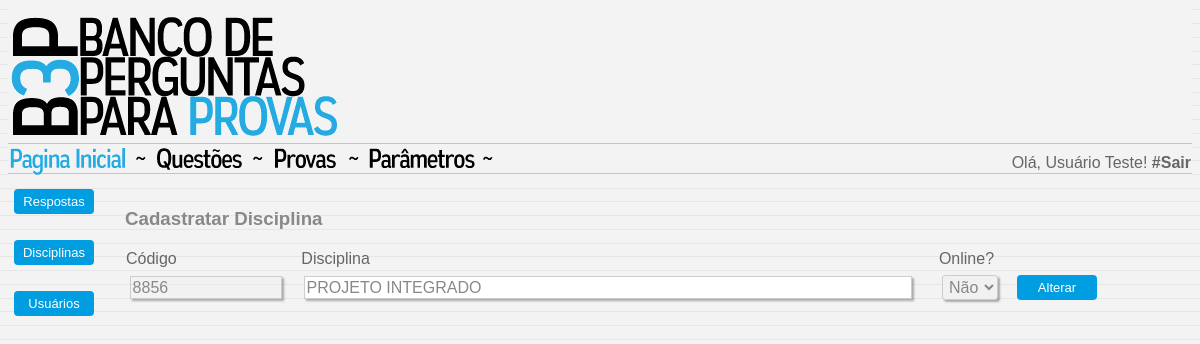
/disciplinas/alterar.php?codigoGet=8856 (signed in), run on the app's committed database.
### tables this page shows
CREATE TABLE `usuarios` (
  `codigo` int(5) NOT NULL,
  `rgm` int(5) NOT NULL,
  `senha` varchar(10) NOT NULL,
  `nome` varchar(50) NOT NULL
);

CREATE TABLE `qdisciplinas` (
  `codDisciplina` int(11) NOT NULL,
  `disciplina` varchar(40) NOT NULL,
  `dOnline` varchar(1) NOT NULL DEFAULT 'N'
);

### config.php (called while the page is built, shortened)
<?php
	$borda = "0";
?>

### disciplinas/alterar.php (the view, shortened to what this page needs)
<?php
	include "../config.php";
	include '../connect.php';
	$codigoGet = $_GET['codigoGet'];
	$queryDisciplinas = sprintf("SELECT * FROM qdisciplinas where codDisciplina='$codigoGet'");
	$dadosDisciplinas = mysqli_query($conecta,$queryDisciplinas) or die(mysql_error($conecta));
	$resultDisciplinas = mysqli_fetch_assoc($dadosDisciplinas);
	if($resultDisciplinas['dOnline']=="N") $selectedNao = "selected";
?>
<html>
	<head>
		<link rel="stylesheet" type="text/css" href="../style.css"/>
	</head>
<body background='../imagens/bg_back.png'>
<div id='rodape'>
	<?php include "../topo.php";?>
	<?php include "../menu.php";?>
	<TABLE BORDER=<?php echo $borda?> WIDTH=100% style='height: 500px' CELLSPACING=0>
		<tr>
			<td valign='top' WIDTH='100em'>
				<?php include "../menu_lateral_parametros.php"; ?>
			</td>
			<td valign='top'>
						<fieldset class="grupo">
							<div class="campo">
							<h3>Cadastratar Disciplina</h3>
								<TABLE BORDER=<?php echo $borda?> CELLSPACING=0>
									<tr>
										<td style="width: 10em">
											<label for="txtListar"> Código </label>
										</td>
										<td style="width: 40em">
											<label for="txtListar" > &nbsp&nbsp Disciplina </label>
										</td>
										<td style="width: 5em">
											<label for="txtListar"> &nbsp Online? </label>
										</td>
										<td style="width: 5em">
										</td>
									</tr>
									<tr>
										<form action="../disciplinas/disciplinas_listar.php?codigoGet=<?php echo $resultDisciplinas['codDisciplina']?>" method="post">
										<td align='center'>
											<input type="text" name="codigo" style="width: 95%" value="<?php echo $resultDisciplinas['codDisciplina'] ?>" disabled/>
										</td>
										<td align='center'>
											<input type="text" name="disciplina" style="width: 95%" value="<?php echo $resultDisciplinas['disciplina'] ?>" />
										</td>
										<td align='center'>
												<select name="online">
												<option value='nao' <?php echo $selectedNao ?>>Não</option>
											</select>
										</td>
										<td>
											<button type="submit" name="submit" class="button"><span>Alterar</span></button></form>
										</td>
									</tr>
								</table>
							</div>
</body>
</html>

### menu.php
<?php
	if (!isset($conecta)){
		include "sair.php";
	} else {
?>
<?php
		if((!isset($_SESSION['logado'])) || ($_SESSION['logado']=="NEUTRAL") || ($_SESSION['logado']=="NAO") ){
?>
<TABLE BORDER="<?php echo $borda?>" WIDTH=100% style='height: 40px' CELLSPACING=0 background='../../imagens/bg_menu.png'>
		<tr>
			<td>
				<a href="../../bemvindo.php" border='0'><img src='../../imagens/pg_inicial_azul.png'></a>
				<img src='../../imagens/separacao.png'>
			</td>
		</tr>
</TABLE>
<?php
		} else {
?>
<TABLE BORDER="<?php echo $borda?>" WIDTH=100% style='height: 40px' CELLSPACING=0 background='imagens/bg_menu.png'>
		<tr>
			<td>
				<a href="../../bemvindo.php" border='0'><img src='../../imagens/pg_inicial_azul.png'></a>
				<img src='../../imagens/separacao.png'>
				<a href="../../questoes.php" border='0'><img src='../../imagens/questoes_preto.png'></a>
				<img src='../../imagens/separacao.png'>
				<img src='../../imagens/provas_preto.png'>
				<img src='../../imagens/separacao.png'>
				<a href=".././parametros.php" border='0'><img src='../../imagens/parametros_preto.png'></a>
				<img src='../../imagens/separacao.png'>
			</td>
			<?php
				$rgm = $_SESSION['rgm'];
				$sqlUsuarioLogado = sprintf("SELECT nome FROM usuarios where rgm='$rgm'");
				$queryUsuarioLogado = mysqli_query($conecta,$sqlUsuarioLogado) or die(mysql_error());
				$resultUsuarioLogado = mysqli_fetch_assoc($queryUsuarioLogado);
			?>
			<td align="right">
				<div class="campo">
					<label>Olá, <?php echo $resultUsuarioLogado['nome']?>!<a href="sair.php"><b> #Sair</b></a></label>
				</div>
			</td>
		</tr>
</TABLE>
<?php
			}
		}
?>

### style.css (style rules this page uses)
.button { border-radius: 4px; background-color: #009EE0; border: none; color: white; text-align: center; font-size: 13px; padding: 5px; width: 80px; transition: all 0.3s; cursor: pointer; margin: 5px; }
.button span { cursor: pointer; display: inline-block; position: relative; transition: 0.3s; }
.button span:after { content: '»'; position: absolute; opacity: 0; top: 0; right: -20px; transition: 0.3s; }
fieldset { border: 0; }
body, input, textarea, select { font-family: sans-serif; font-size: 1em; color:#888; }
select { background: transparent; border: 0; font-size: 1em; color:#888; padding: 1em 1.25em; border: none; border-radius: 0.2em; background-color: #f1f1f1; border: 1px solid #ccc; }
.campo label,a { margin-bottom: 0.2em; color: #666; text-decoration: none; text-align: center; }
fieldset.grupo .campo { float: left; margin-right: 0em; }
.campo input[type="text"], .campo input[type="password"], .campo select, .campo textarea { padding: 0.1em; border: 1px solid #CCC; box-shadow: 2px 2px 2px rgba(0,0,0,0.3); display: block; }
.campo select option { padding-right: 1em; }
#rodape { bottom: 0; left: 2; text-align: left; min-height: 100%; width:100%; }

### data on the page
usuarios: nome "Usuário Teste"
qdisciplinas: codigo "8856", disciplina "PROJETO INTEGRADO"
